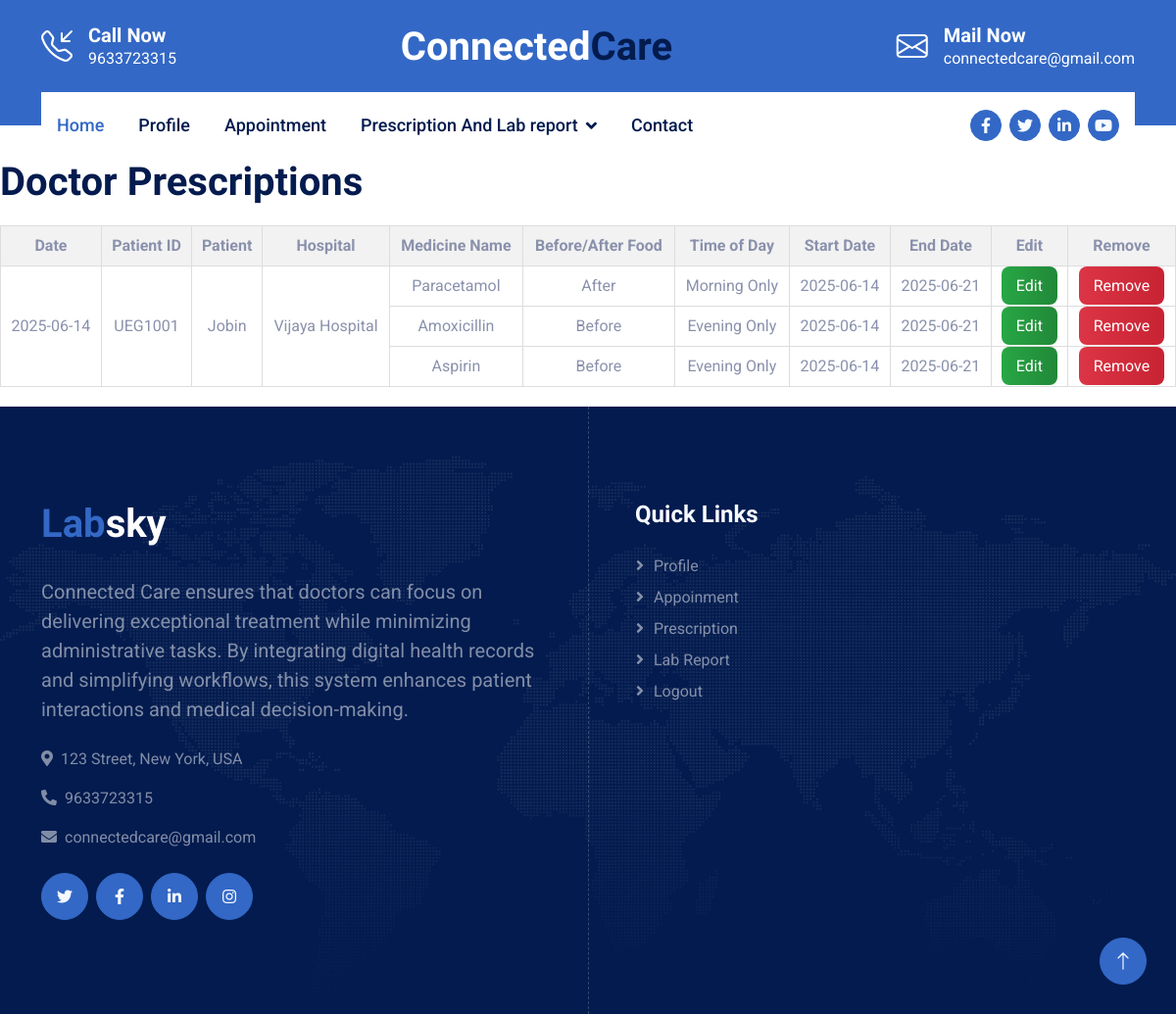
/doc_presc_show (signed in), run on the app's committed database.
### hosp_app/models.py (models this page shows, shortened)
class Appointment(models.Model):
    pat_id=models.ForeignKey(Patient,on_delete=models.CASCADE)
    doc_id=models.ForeignKey(Doctor,on_delete=models.CASCADE)
    hosp_id=models.ForeignKey(Hosp,on_delete=models.CASCADE)
    book_date=models.DateField()
    book_time=models.TimeField()
    cancel=models.CharField(max_length=100)
    appointment_type = models.CharField(max_length=10,choices=[("Online", "Online"), ("Offline", "Offline")],blank=True,null=True)
    pres = models.CharField(max_length=100, blank=True, null=True)
    curr_date=models.DateTimeField(auto_now_add=True)
    url=models.CharField(max_length=100,null=True, blank=True)
    status=models.IntegerField(default=0,null=True, blank=True)

class Patient(models.Model):
    name = models.CharField(max_length=100)
    address = models.CharField(max_length=100)
    gender = models.CharField(max_length=100)
    age = models.CharField(max_length=100)
    contact = models.CharField(max_length=100)
    loginid = models.ForeignKey(Login, on_delete=models.CASCADE)
    pr_number = models.CharField(max_length=15, unique=True, blank=True, null=True)

class Hosp(models.Model):
    name=models.CharField(max_length=100)
    address=models.CharField(max_length=100)
    dist=models.CharField(max_length=100)
    city=models.CharField(max_length=100)
    contact=models.CharField(max_length=100)
    loginid=models.ForeignKey('Login',on_delete=models.CASCADE)

class Prescription(models.Model):
    appointment = models.ForeignKey(Appointment, related_name="prescriptions", on_delete=models.CASCADE)
    medicine_name = models.CharField(max_length=100)
    time_of_day = models.CharField(max_length=50)  # Stores selections as comma-separated values
    before_or_after_food = models.CharField(max_length=10, choices=[("Before", "Before Food"), ("After", "After Food")])
    start_date = models.DateField()
    end_date = models.DateField()

### hosp_app/views.py (the view)
# urls.py: path('doc_presc_show',views.doc_presc_show,name='doc_presc_show'),
def doc_presc_show(request):
    if 'user_id' in request.session:
        user_id = request.session.get('user_id')
        doctor = get_object_or_404(Doctor, loginid=user_id)
        appointments = Appointment.objects.filter(doc_id=doctor)
        prescriptions = Prescription.objects.filter(appointment__in=appointments).order_by("appointment__book_date")
        return render(request, 'doc_presc_show.html', {'appointments': appointments, 'prescriptions': prescriptions})
    else:
        return redirect('login')

### hosp_app/templates/doc_presc_show.html (shortened to what this page needs)
{% extends "doc_header.html" %}
{% block content %}
<h1>Doctor Prescriptions</h1>
<table>
    <thead>
        <tr>
            <th>Date</th>
            <th>Patient ID</th>
            <th>Patient</th>
            <th>Hospital</th>
            <th>Medicine Name</th>
            <th>Before/After Food</th>
            <th>Time of Day</th>
            <th>Start Date</th>
            <th>End Date</th>
            <th>Edit</th>
            <th>Remove</th>
        </tr>
    </thead>
    <tbody>
        {% for appointment in appointments %}
    {% if appointment.prescriptions.exists %}
        {% for prescription in appointment.prescriptions.all %}
            <tr>
                {% if forloop.first %}
                    <td rowspan="{{ appointment.prescriptions.count }}">{{ appointment.curr_date|date:"Y-m-d" }}</td>
                    <td rowspan="{{ appointment.prescriptions.count }}">{{ appointment.pat_id.pr_number }}</td>
                    <td rowspan="{{ appointment.prescriptions.count }}">{{ appointment.pat_id.name }}</td>
                    <td rowspan="{{ appointment.prescriptions.count }}">{{ appointment.hosp_id.name }}</td>
                {% endif %}
                <td>{{ prescription.medicine_name }}</td>
                <td>{{ prescription.before_or_after_food }}</td>
                <td>{{ prescription.time_of_day }}</td>
                <td>{{ prescription.start_date|date:"Y-m-d" }}</td>
                <td>{{ prescription.end_date|date:"Y-m-d" }}</td>
                <td><a href="{% url 'edit_presc' prescription.id %}" class="edit-btn">Edit</a></td>
                <td><a href="{% url 'delete_presc' prescription.id %}" class="delete-btn">Remove</a></td>
            </tr>
        {% endfor %}
    {% endif %}
{% endfor %}
    </tbody>
</table>
{% endblock %}

### hosp_app/templates/doc_presc_show.html (style rules this page uses)
table { width: 100%; border-collapse: collapse; margin: 20px 0; }
th, td { border: 1px solid #ddd; padding: 8px; text-align: center; }
th { background-color: #f2f2f2; }
.edit-btn { background: linear-gradient(to right, #28a745, #218838); color: white; padding: 10px 15px; border-radius: 8px; text-decoration: none; transition: 0.3s; }
.delete-btn { background: linear-gradient(to right, #dc3545, #c82333); color: white; padding: 10px 15px; border-radius: 8px; text-decoration: none; transition: 0.3s; }

### data on the page
Appointment: curr_date "2025-06-14", pat_id.pr_number "UEG1001", pat_id.name "Jobin", hosp_id.name "Vijaya Hospital"
Prescription: medicine_name "Paracetamol", before_or_after_food "After", time_of_day "Morning Only", start_date "2025-06-14", end_date "2025-06-21"
Prescription: medicine_name "Amoxicillin", before_or_after_food "Before", time_of_day "Evening Only", start_date "2025-06-14", end_date "2025-06-21"
Prescription: medicine_name "Aspirin", before_or_after_food "Before", time_of_day "Evening Only", start_date "2025-06-14", end_date "2025-06-21"
